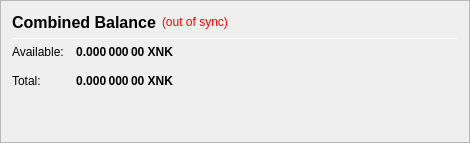
                   <widget class="QFrame" name="frame_CombinedBalances">
                    <property name="minimumSize">
                     <size>
                      <width>470</width>
                      <height>0</height>
                     </size>
                    </property>
                    <property name="frameShape">
                     <enum>QFrame::StyledPanel</enum>
                    </property>
                    <property name="frameShadow">
                     <enum>QFrame::Raised</enum>
                    </property>
                    <layout class="QVBoxLayout" name="verticalLayout_5">
                     <item>
                      <layout class="QHBoxLayout" name="horizontalLayout_5" stretch="0,0,0">
                       <item>
                        <widget class="QLabel" name="label_5z">
                         <property name="minimumSize">
                          <size>
                           <width>0</width>
                           <height>20</height>
                          </size>
                         </property>
                         <property name="font">
                          <font>
                           <pointsize>12</pointsize>
                           <weight>75</weight>
                           <bold>true</bold>
                          </font>
                         </property>
                         <property name="toolTip">
                          <string>Combined Balance (including unconfirmed and immature coins)</string>
                         </property>
                         <property name="text">
                          <string>Combined Balance</string>
                         </property>
                        </widget>
                       </item>
                       <item>
                        <widget class="QLabel" name="labelWalletStatus">
                         <property name="cursor">
                          <cursorShape>WhatsThisCursor</cursorShape>
                         </property>
                         <property name="toolTip">
                          <string>The displayed information may be out of date. Your wallet automatically synchronizes with the Encocoin network after a connection is established, but this process has not completed yet.</string>
                         </property>
                         <property name="styleSheet">
                          <string notr="true">QLabel { color: red; }</string>
                         </property>
                         <property name="text">
                          <string notr="true">(out of sync)</string>
                         </property>
                         <property name="alignment">
                          <set>Qt::AlignLeading|Qt::AlignLeft|Qt::AlignVCenter</set>
                         </property>
                        </widget>
                       </item>
                       <item>
                        <spacer name="horizontalSpacer_1">
                         <property name="orientation">
                          <enum>Qt::Horizontal</enum>
                         </property>
                         <property name="sizeHint" stdset="0">
                          <size>
                           <width>40</width>
                           <height>20</height>
                          </size>
                         </property>
                        </spacer>
                       </item>
                      </layout>
                     </item>
                     <item>
                      <widget class="Line" name="line_CombinedBalance">
                       <property name="minimumSize">
                        <size>
                         <width>0</width>
                         <height>1</height>
                        </size>
                       </property>
                       <property name="maximumSize">
                        <size>
                         <width>16777215</width>
                         <height>1</height>
                        </size>
                       </property>
                       <property name="orientation">
                        <enum>Qt::Horizontal</enum>
                       </property>
                      </widget>
                     </item>
                     <item>
                      <layout class="QGridLayout" name="gridLayout_3">
                       <property name="spacing">
                        <number>12</number>
                       </property>
                       <item row="1" column="0">
                        <widget class="QLabel" name="labelBalanceTextz">
                         <property name="text">
                          <string>Available:</string>
                         </property>
                        </widget>
                       </item>
                       <item row="1" column="1">
                        <widget class="QLabel" name="labelBalancez">
                         <property name="font">
                          <font>
                           <weight>75</weight>
                           <bold>true</bold>
                          </font>
                         </property>
                         <property name="cursor">
                          <cursorShape>IBeamCursor</cursorShape>
                         </property>
                         <property name="toolTip">
                          <string>Your current spendable balance</string>
                         </property>
                         <property name="text">
                          <string notr="true">0.000 000 00 XNK</string>
                         </property>
                         <property name="alignment">
                          <set>Qt::AlignRight|Qt::AlignTrailing|Qt::AlignVCenter</set>
                         </property>
                         <property name="textInteractionFlags">
                          <set>Qt::LinksAccessibleByMouse|Qt::TextSelectableByKeyboard|Qt::TextSelectableByMouse</set>
                         </property>
                        </widget>
                       </item>
                       <item row="2" column="0">
                        <widget class="QLabel" name="labelTotalTextz">
                         <property name="text">
                          <string>Total:</string>
                         </property>
                        </widget>
                       </item>
                       <item row="2" column="1">
                        <widget class="QLabel" name="labelTotalz">
                         <property name="font">
                          <font>
                           <weight>75</weight>
                           <bold>true</bold>
                          </font>
                         </property>
                         <property name="cursor">
                          <cursorShape>IBeamCursor</cursorShape>
                         </property>
                         <property name="toolTip">
                          <string>Total Balance, including all unavailable coins.</string>
                         </property>
                         <property name="text">
                          <string notr="true">0.000 000 00 XNK</string>
                         </property>
                         <property name="alignment">
                          <set>Qt::AlignRight|Qt::AlignTrailing|Qt::AlignVCenter</set>
                         </property>
                         <property name="textInteractionFlags">
                          <set>Qt::LinksAccessibleByMouse|Qt::TextSelectableByKeyboard|Qt::TextSelectableByMouse</set>
                         </property>
                        </widget>
                       </item>
                       <item row="2" column="3">
                        <spacer name="horizontalSpacer_2">
                         <property name="orientation">
                          <enum>Qt::Horizontal</enum>
                         </property>
                         <property name="sizeHint" stdset="0">
                          <size>
                           <width>40</width>
                           <height>20</height>
                          </size>
                         </property>
                        </spacer>
                       </item>
                      </layout>
                     </item>
                     <item>
                      <spacer name="verticalSpacer_1">
                       <property name="orientation">
                        <enum>Qt::Vertical</enum>
                       </property>
                       <property name="sizeHint" stdset="0">
                        <size>
                         <width>20</width>
                         <height>40</height>
                        </size>
                       </property>
                      </spacer>
                     </item>
                    </layout>
                   </widget>
